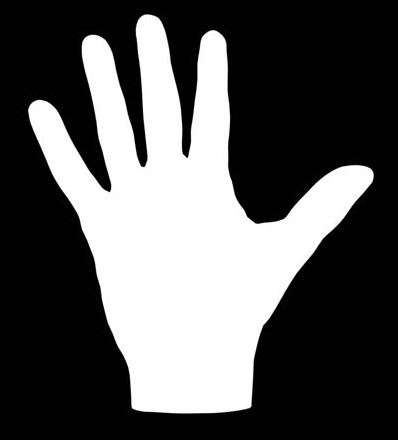
#> input picture scripts/hand.JPG, 398 x 440 px, given in place of the camera
$ python test5.py
#> lines starting #> are read from the running program, lines starting #| are printed output that depends on the picture; after the words box and inside, x2 and y2 are one past the last pixel; in counts of white or black regions, pixels touching at a corner belong together
import numpy as np
import cv2


cap = cv2.VideoCapture(0)
backSub = cv2.createBackgroundSubtractorMOG2(detectShadows = True)

if not cap.isOpened:
    print ("Unable to open cam")
    exit(0)

while (True):
    ret,frame=cap.read()
#> frame is the input picture: shape (440, 398, 3); min 0, max 255, mean 88.5
    if not ret:
	    exit(0)
    fgMask = backSub.apply(frame)
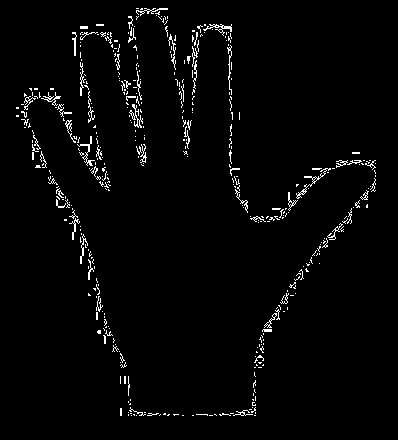
#> fgMask: shape (440, 398); values 127 (black) and 255 (white), 2.5% white in thin lines or dots, all inside (x1, y1, x2, y2) = (16, 8, 376, 416)
    #gray = cv2.cvtColor(frame,cv2.COLOR_RGB2GRAY)
    ret,bw = cv2.threshold(fgMask,127,255,cv2.THRESH_BINARY)
    contours, hierarchy = cv2.findContours(bw,cv2.RETR_EXTERNAL,cv2.CHAIN_APPROX_SIMPLE)[-2:]
#> contours = 414 contours, 400 with area under 20; largest, box (x1, y1, x2, y2) and area: (296, 168, 331, 199) 68, (203, 24, 232, 36) 54, (129, 104, 143, 128) 50, (77, 136, 95, 166) 46, (288, 192, 298, 211) 38
    cv2.drawContours(fgMask, contours, -1, (0,255,0),3)
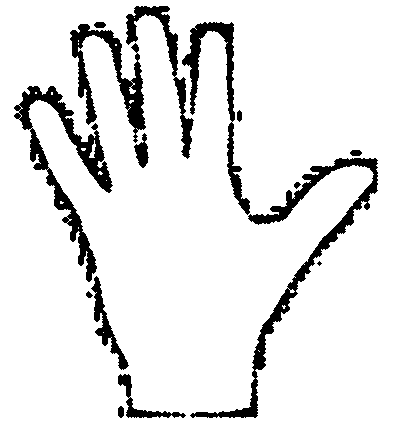
#> fgMask: shape (440, 398); values 0 (black) and 127 (white), 90.5% white; 15 black regions (1 under 20 px), largest, box (x1, y1, x2, y2) and area: (190, 158, 378, 418) 4154, (14, 86, 113, 282) 3889, (70, 24, 146, 143) 2518
    rect = cv2.boundingRect(contours[0])
#> rect = (254, 415, 2, 1)
    pt1 = (rect[0],rect[1])
#> pt1 = (254, 415)
    pt2 = (rect[0]+rect[2],rect[1]+rect[3])
#> pt2 = (256, 416)

    cv2.rectangle(fgMask,pt1,pt2,(0,0,255),3)
#> fgMask: shape (440, 398); values 0 (black) and 127 (white), 90.5% white; 15 black regions (1 under 20 px), largest, box (x1, y1, x2, y2) and area: (190, 158, 378, 419) 4164, (14, 86, 113, 282) 3889, (70, 24, 146, 143) 2518

    cv2.imshow('frame',frame)
    cv2.imshow('Foreground Mask',fgMask)

    keyboard = cv2.waitKey(1)
#> (key q is pressed here)
    if keyboard & 0xFF == ord('q'):
	    break

cap.release()
cv2.destroyAllWindows()
